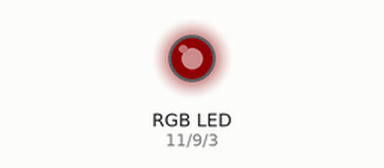
Recording of a sketch running on a simulated Arduino Uno, built with avr-gcc and run on an emulated ATmega328P. On the bench: an RGB LED mixed from three pins (HIGH = lit). Dim RGB values are drawn brighter than linear; random numbers use the default seed unless the sketch sets one.

Above: at 0.15 s.
At 1.35 s:
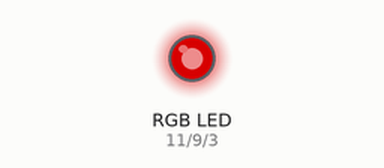
At 3.15 s:
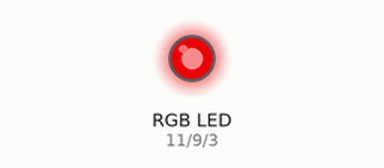
At 6.15 s:
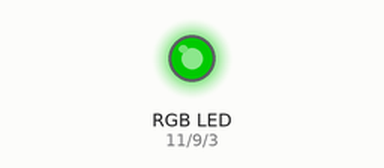
At 12.16 s:
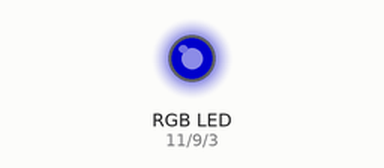
At 30.3 s:
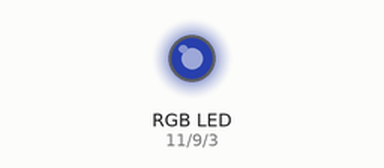
Timing chart, 0 to 40.0 s (numbered marks = the images above):
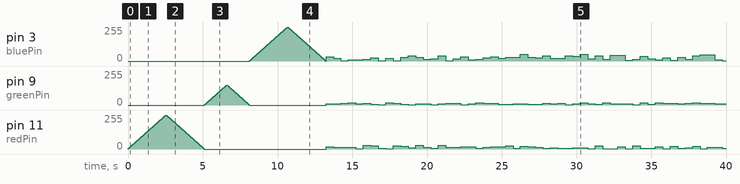

The sketch:

RGBLEDPra.ino
```cpp
/* bluePin - PWM */
const int bluePin = 3;
/* greenPin - PWM */
const int greenPin = 9;
/* redPin - PWM */
const int redPin = 11;
void setup() {

}
void loop() {
  int blueVal = 0;
  int redVal = 0;
  int greenVal = 0;

  /* Red */
  for( redVal = 1; redVal <= 255; redVal += 1){
    analogWrite( redPin, redVal);
    delay(10);
  }
  for( redVal = 255; redVal >= 0; redVal -= 1){
    analogWrite( redPin, redVal);
    delay(10);
  }

   /* Green */
  for( greenVal = 1; greenVal <= 150; greenVal += 1){
    analogWrite( greenPin, greenVal);
    delay(10);
  }
  for( greenVal = 150; greenVal >= 0; greenVal -= 1){
    analogWrite( greenPin, greenVal);
    delay(10);
  }

  /* Blue */
  for( blueVal = 1; blueVal <= 255; blueVal += 1) {
    analogWrite( bluePin, blueVal);
    delay(10);
  }
  for( blueVal = 255; blueVal >= 0; blueVal -= 1) {
    analogWrite( bluePin, blueVal);
    delay(10);
  }

  /* for by 100 */
  for (int i = 1; i <= 100; i += 1) {
    redVal = random( 1, 30);
    greenVal = random( 1, 20);
    blueVal = random( 1, 50);
    analogWrite( redPin, redVal);
    analogWrite( greenPin, greenVal);
    analogWrite( bluePin, blueVal);
    delay(500);
  }

  analogWrite( redPin, 0);
  analogWrite( greenPin, 0);
  analogWrite( bluePin, 0);
}
```
